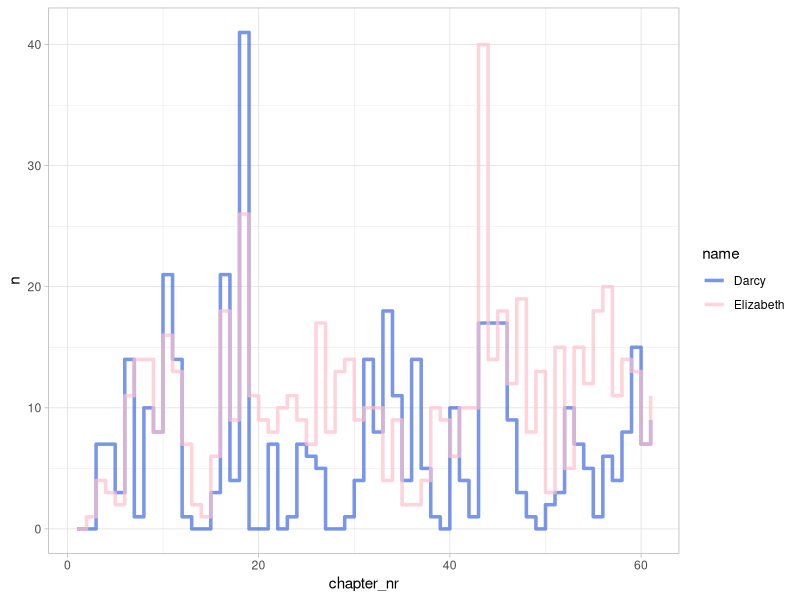

The R source for this figure:
## ---- chunk 1
library(tidyverse)
library(tokenizers)
## ---- chunk 2
library(janeaustenr)
pp <- prideprejudice 
head(pp, 12)
## ---- chunk 3
names <- c("Jane", "Elizabeth")

str_c(names, "Bennet", sep = " ")
str_c(names, collapse = " and ")
## ---- chunk 4
pp <- str_c(pp, collapse = " ")
str_trunc(pp, 120)
## ---- chunk 5
pp <- str_squish(pp)
str_trunc(pp, 120)
## ---- chunk 6
opening <- str_sub(pp, 46, 162)
opening
## ---- chunk 7
str_sub(pp, 1, 35) <- ""
str_trunc(pp, 35)
## ---- chunk 8
str_length(opening) # или: nchar(pp)
## ---- chunk 9
str_count(opening, " ") + 1
## ---- chunk 10
str_split_1(pp, pattern = "Chapter \\d+") |> 
  length()
## ---- chunk 11
str_split_1(pp, pattern = "Chapter [0-9]+") |> 
  length()
## ---- chunk 12
str_split_1(opening, "[[:space:]]") 
## ---- chunk 13
str_split_1(opening, "[[:space:][:punct:]]+") 
## ---- chunk 14
str_split_1(opening, boundary("word"))
## ---- chunk 15
str_split_1(pp, boundary("sentence")) |> 
  head()
## ---- chunk 16
dialogue <- c('"My dear Mr. Bennet," said his lady to him one day, "have you heard that Netherfield Park is let at last?" Mr. Bennet replied that he had not. "But it is," returned she; "for Mrs. Long has just been here, and she told me all about it."')

str_replace_all(dialogue, "Mr\\.", "Mr") |> 
  str_split_1(boundary("sentence"))
## ---- chunk 17
str_replace_all(dialogue, "(Mr|Mrs)\\.", "\\1") 
## ---- chunk 18
str_view(dialogue, "[A-Z].+[[:punct:]]")
## ---- chunk 19
str_view(dialogue, "[A-Z].+?[[:punct:]]")
## ---- chunk 20
pattern <- "[A-Z].{1,2}?\\."
str_view(dialogue, pattern)
## ---- chunk 21
letter <- "I shall write again as soon as anything more is determined on. Yours, etc., EDW. GARDINER."

str_view(letter, pattern)
## ---- chunk 22
pattern <- "(?<![A-Z])[A-Z].{1,2}?\\."
str_view(letter, pattern)
## ---- chunk 23
pattern <- "(?<![A-Z])[A-Z][a-z]{1,2}?\\."
str_view(letter, pattern)
## ---- chunk 24
str_view(dialogue, pattern)
## ---- chunk 25
abbreviations <- str_extract_all(pp, pattern) |> 
  unlist() |> 
  table() |> 
  sort(decreasing = TRUE)

abbreviations
## ---- chunk 26
pattern <- abbreviations[-5] |> 
  names() |> 
  str_remove("\\.") |> 
  str_c(collapse = "|")

pattern <- str_c("(", pattern, ")\\.")
pattern
## ---- chunk 27
pp_new <- str_replace_all(pp, pattern, "\\1")
## ---- chunk 28
pp_tbl <- tibble(text = str_split_1(pp_new, boundary("sentence")))
pp_tbl
## ---- chunk 29
pp_tbl <- pp_tbl |> 
  mutate(text = str_remove_all(text, "_"),
         text = str_remove_all(text, '\\"'))
## ---- chunk 30
pp_tbl <- pp_tbl |> 
  mutate(chapter_nr = cumsum(str_detect(text, "Chapter \\d+"))) |> 
  mutate(text = str_remove(text, "Chapter \\d+"))

pp_tbl
## ---- chunk 31
darcy_tbl <- pp_tbl |> 
  mutate(n = str_count(text, "(Mr )?Darcy")) |> 
  group_by(chapter_nr) |> 
  summarise(Darcy = sum(n))

darcy_tbl
## ---- chunk 32
liz_tbl <- pp_tbl |> 
  mutate(n = str_count(text, "Elizabeth")) |> 
  group_by(chapter_nr) |> 
  summarise(Elizabeth = sum(n))

liz_tbl
## ---- chunk 33
darcy_tbl |> 
  left_join(liz_tbl) |> 
  pivot_longer(-chapter_nr, values_to = "n") |> 
  ggplot(aes(chapter_nr, n, color = name)) +
  geom_step(linewidth = 1.2, alpha = 0.7) +
  theme_light() + 
  scale_color_manual(values = c("royalblue", "pink"))
## ---- chunk 34
pp_tbl |> 
  mutate(text = str_to_lower(text)) |> 
  mutate(n = str_count(text, "married")) |> 
  group_by(chapter_nr) |> 
  summarise(married = sum(n)) |> 
  arrange(-married)
## ---- chunk 35
pp_tbl |> 
  filter(str_detect(text, "^Dear"))
## ---- chunk 36
pp_tbl |> 
  mutate(text = str_squish(text)) |> 
  filter(!str_detect(text, "\\.$"))
